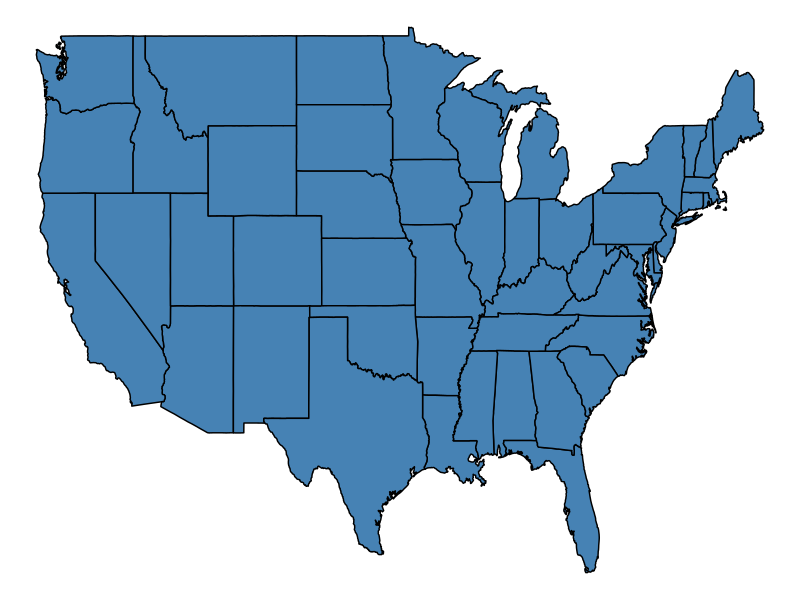

This figure's R source:
require("maps");
require("ggplot2");

usa_states <- map_data("state");

theme_clean <- function(base_size = 12) {
    require(grid); # for unit() function
    theme_grey(base_size) %+replace%
    theme(
        axis.title = element_blank(),
        axis.text = element_blank(),
        panel.background = element_blank(),
        panel.grid = element_blank(),
        axis.ticks.length = unit(0, "cm"),
        axis.ticks.margin = unit(0, "cm"),
        panel.margin = unit(0, "lines"),
        plot.margin = unit(c(0, 0, 0, 0), "lines"),
        complete = TRUE
        )
};

ggplot(usa_states, aes(x = long, y = lat, group = group)) +
    geom_polygon(fill = "steelblue", color = "black") + theme_clean();
